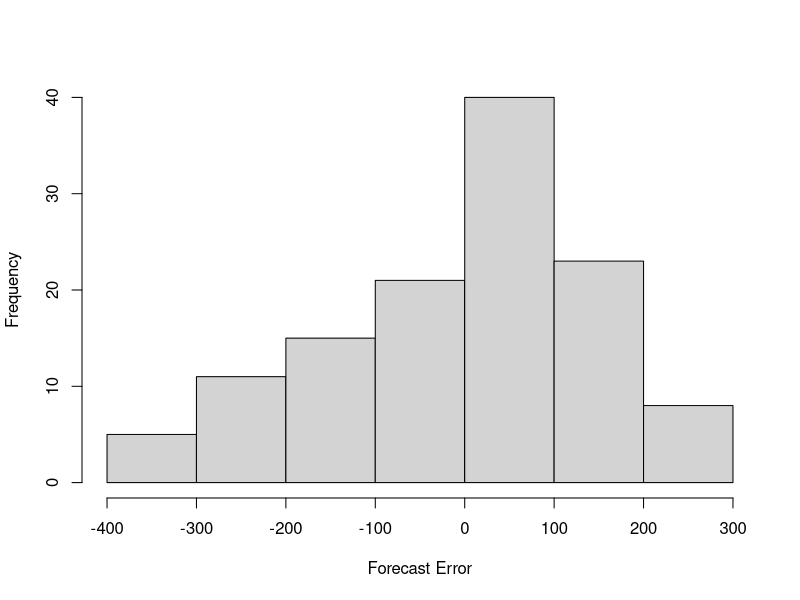

Recreate this plot in R.
library(forecast)

Amtrak.data <- read.csv("datasets/Amtrak data.csv")
ridership.ts <- ts(Amtrak.data$Ridership, start = c(1991, 1), end = c(2004, 3), freq = 12)

stepsAhead <- 36
nTrain <- length(ridership.ts) - stepsAhead
train.ts <- window(ridership.ts, start = c(1991, 1), end = c(1991, nTrain))
valid.ts <- window(ridership.ts, start = c(1991, nTrain + 1), end = c(1991, nTrain + stepsAhead))
ridership.lm <-  tslm(train.ts ~ trend + I(trend^2))
ridership.lm.pred <- forecast(ridership.lm, h = stepsAhead, level = 0)
names(ridership.lm.pred)

# Figure 3-4
hist(ridership.lm.pred$residuals,  ylab = "Frequency", xlab = "Forecast Error", bty = "l", main = "")
